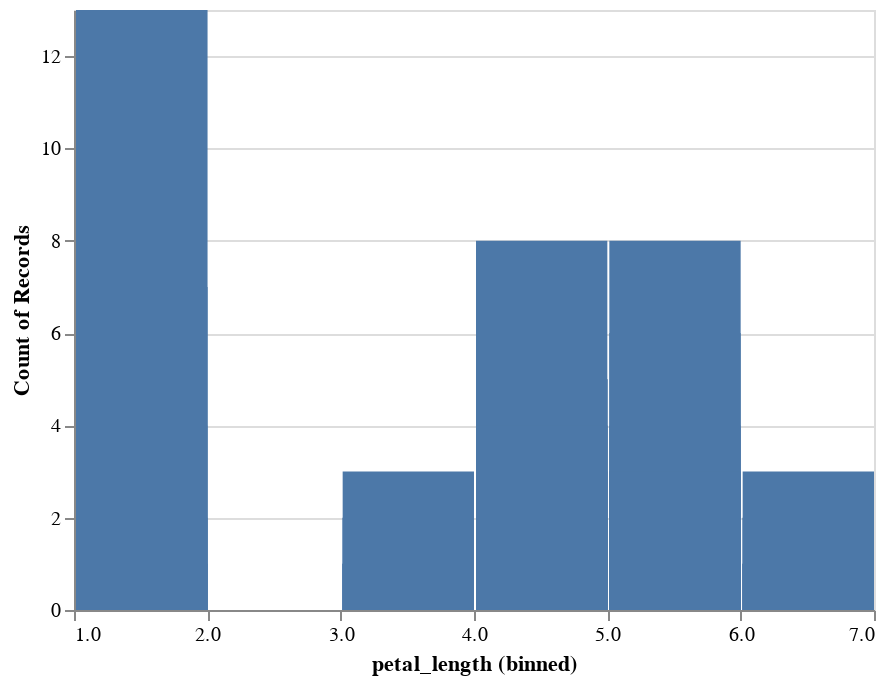

Notebook code cell kept with this figure:
### Code cell
alt.Chart(db).mark_bar().encode(
    alt.X("petal_length", bin=True),
    y = 'count()',
    tooltip = ["petal_length"]
).interactive()

### Figure 1 — Vega-Lite specification as saved in the notebook (floating-point values rounded to 4 significant figures; data arrays with more than 128 entries replaced by an {"elided": "..."} marker saying what was removed)
{"config": {"view": {"continuousWidth": 400, "continuousHeight": 300}}, "data": {"name": "data-a4bd480ea976f54878a155ce12ba18ce"}, "mark": "bar", "encoding": {"tooltip": [{"type": "quantitative", "field": "petal_length"}], "x": {"type": "quantitative", "bin": true, "field": "petal_length"}, "y": {"type": "quantitative", "aggregate": "count"}}, "selection": {"selector038": {"type": "interval", "bind": "scales", "encodings": ["x", "y"]}}, "$schema": "https://vega.github.io/schema/vega-lite/v4.8.1.json", "datasets": {"data-a4bd480ea976f54878a155ce12ba18ce": {"elided": "150 records"}}}
